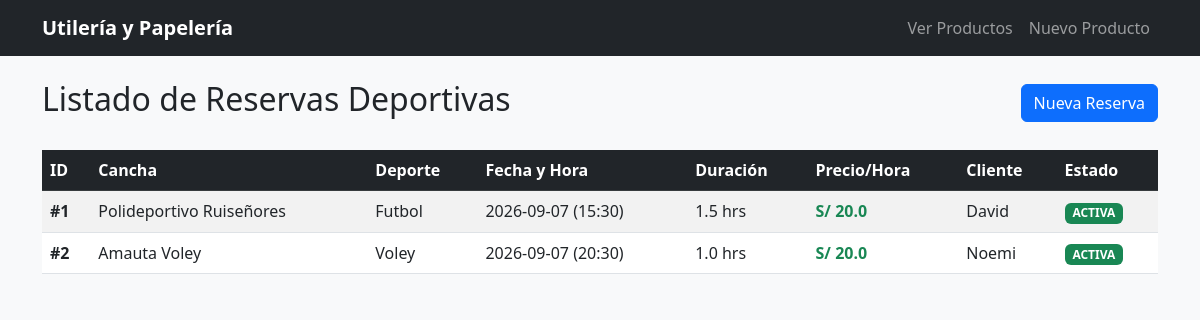
Page /reservas/ on the committed database.
### reservas/models.py (models this page shows, shortened)
class Reserva(models.Model):
    cancha = models.CharField(max_length=100)
    deporte = models.CharField(max_length=50)
    fecha = models.CharField(max_length=10)
    hora = models.CharField(max_length=5)
    duracion_horas = models.FloatField(default=1.0)
    precio_hora = models.FloatField(default=20.0)
    cliente = models.CharField(max_length=100)
    estado = models.CharField(max_length=20, default='ACTIVA')

### reservas/views.py (the view)
# urls.py: path('', views.lista_reservas, name='lista'),
def lista_reservas(request):
    reservas = Reserva.objects.all()
    return render(request, "reservas/lista.html", {"reservas": reservas})

### reservas/templates/reservas/lista.html
{% extends 'core/base.html' %}
{% block content %}
<div class="d-flex justify-content-between align-items-center mb-4">
    <h2>Listado de Reservas Deportivas</h2>
    <a href="{% url 'reservas:crear' %}" class="btn btn-primary">Nueva Reserva</a>
</div>
<div class="table-responsive">
    <table class="table table-striped table-hover align-middle">
        <thead class="table-dark">
            <tr>
                <th>ID</th>
                <th>Cancha</th>
                <th>Deporte</th>
                <th>Fecha y Hora</th>
                <th>Duración</th>
                <th>Precio/Hora</th>
                <th>Cliente</th>
                <th>Estado</th>
            </tr>
        </thead>
        <tbody>
            {% for r in reservas %}
            <tr>
                <td><strong>#{{ r.id }}</strong></td>
                <td>{{ r.cancha }}</td>
                <td>{{ r.deporte }}</td>
                <td>{{ r.fecha }} ({{ r.hora }})</td>
                <td>{{ r.duracion_horas }} hrs</td>
                <td class="text-success fw-bold">S/ {{ r.precio_hora }}</td>
                <td>{{ r.cliente }}</td>
                <td>
                    <span class="badge bg-success">
                        {{ r.estado }}
                    </span>
                </td>
            </tr>
            {% empty %}
            <tr>
                <td colspan="8" class="text-center py-3">No hay reservas registradas en la base de datos.</td>
            </tr>
            {% endfor %}
        </tbody>
    </table>
</div>
{% endblock %}

### rows in the picture
Reserva: id "1", cancha "Polideportivo Ruiseñores", deporte "Futbol", fecha "2026-09-07", hora "15:30", duracion_horas "1.5", precio_hora "20.0", cliente "David", estado "ACTIVA"
Reserva: id "2", cancha "Amauta Voley", deporte "Voley", fecha "2026-09-07", hora "20:30", duracion_horas "1.0", precio_hora "20.0", cliente "Noemi", estado "ACTIVA"
